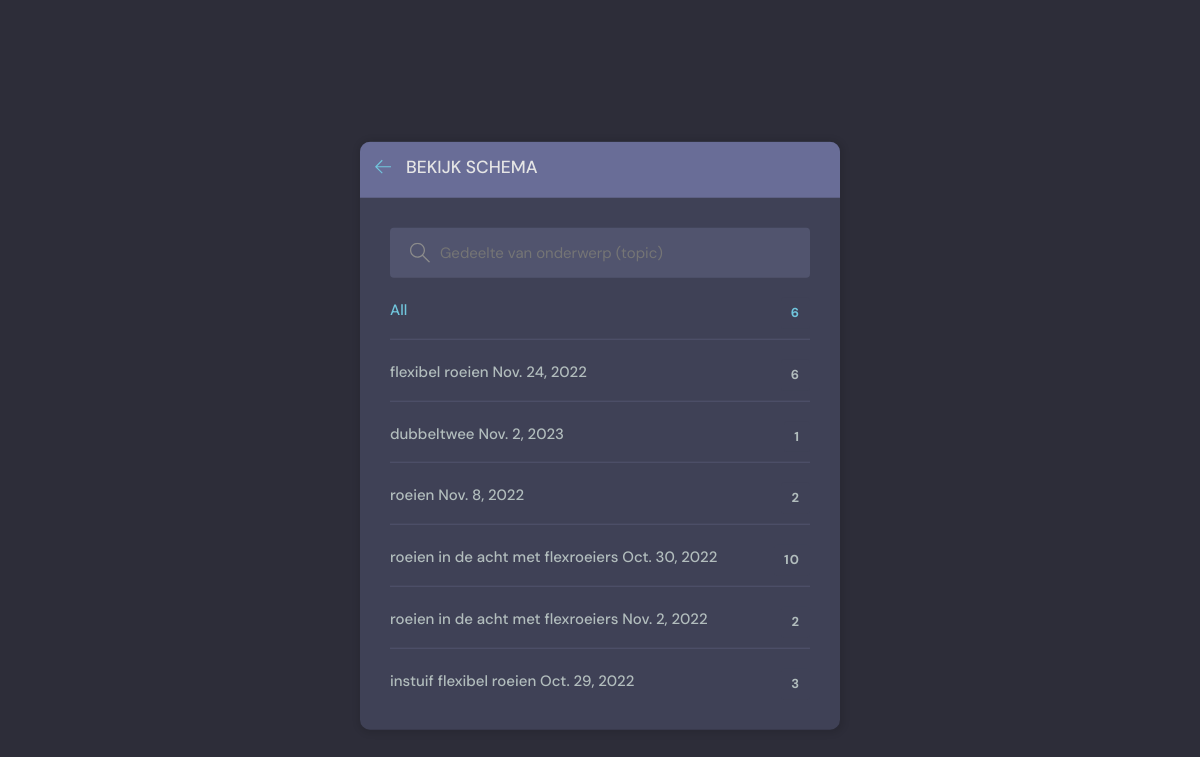
Page /erv-topics/ on the earlier database version.
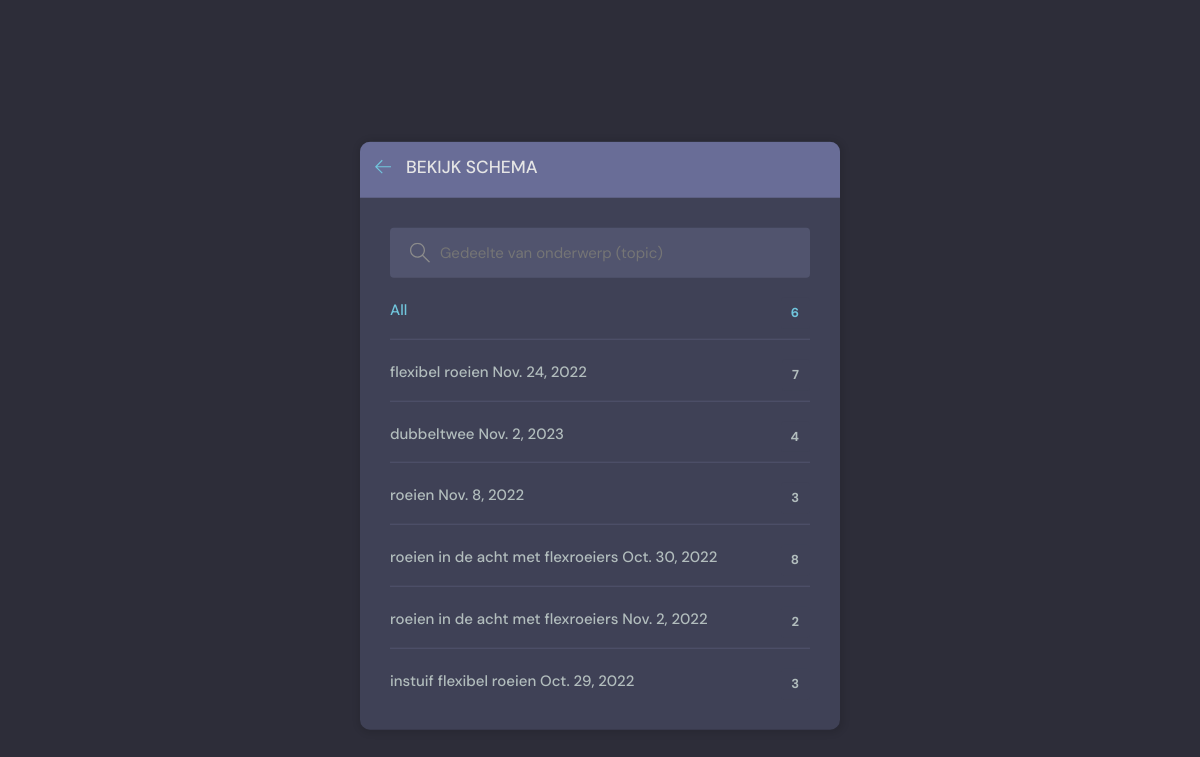
Same page on the later database version.
### beatrix/models.py (models this page shows, shortened)
class Flexevent(models.Model):
    host = models.ForeignKey(User, on_delete=models.SET_NULL, null=True)
    id = models.AutoField(primary_key=True)
    topic = models.ForeignKey(Topic, on_delete=models.SET_NULL, null=True)
    event_text = models.CharField(max_length=200)
    name = models.CharField(max_length=200)
    description = models.TextField(null=True, blank=True) # database field (can Empty), form field (can Empty)
    pub_date = models.CharField(max_length=35)
    datum = models.DateField(auto_now=False)
    pub_time = models.CharField(max_length=35, default='10:00')
    lid = models.ManyToManyField(User, related_name='deelnemer', blank=True)
    created = models.DateTimeField(default=datetime.now, blank=True)

### beatrix/views.py (the view)
# urls.py: path('erv-topics/', erv_topicsPage, name="erv-topics"),
def erv_topicsPage(request):
    q = request.GET.get('q') if request.GET.get('q') != None else ''
    topics=Flexevent.objects.filter(name__contains=q)[0:6] ##.values_list('topic', flat=True)
    return render(request, 'beatrix/erv-topics.html', {'topics': topics})

### beatrix/templates/beatrix/erv-topics.html (shortened to what this page needs)
{% extends 'erv-base.html' %} {% block content %}
<main class="create-room layout">
  <div class="container">
    <div class="layout__box">
      <div class="layout__boxHeader">
        <div class="layout__boxTitle">
          <a href="{% url 'erv-home' %}">
            <svg
              version="1.1"
              xmlns="http://www.w3.org/2000/svg"
              width="32"
              height="32"
              viewBox="0 0 32 32"
            >
              <title>Terug</title>
              <path
                d="M13.723 2.286l-13.723 13.714 13.719 13.714 1.616-1.611-10.96-10.96h27.625v-2.286h-27.625l10.965-10.965-1.616-1.607z"
              ></path>
            </svg>
          </a>
          <h3>Bekijk Schema</h3>
        </div>
      </div>
      <div class="topics-page layout__body">
        <form action="" method="GET" class="header__search">
          <label>
            <input name="q" placeholder="Gedeelte van onderwerp (topic)" />
          </label>
        </form>
        <ul class="topics__list">
          <li>
            <a href="{% url 'erv-topics' %}" class="active"
              >All <span>{{topics.count}} </span></a
            >
          </li>
          {% for topic in topics %}
          <li>
            <a href="{%url 'erv-home' %}?q={{topic.name}}"
              >{{topic.name}} {{topic.datum}} <span>{{topic.lid.count}} </span></a
            >
          </li>
          {% endfor %}
        </ul>
      </div>
    </div>
  </div>
</main>
{% endblock content %}

Differences in the rows shown:
changed Flexevent "flexibel roeien": lid.count "6" → "7"
changed Flexevent "dubbeltwee": lid.count "1" → "4"
changed Flexevent "roeien": lid.count "2" → "3"
changed Flexevent "Oct. 30, 2022": lid.count "10" → "8"
